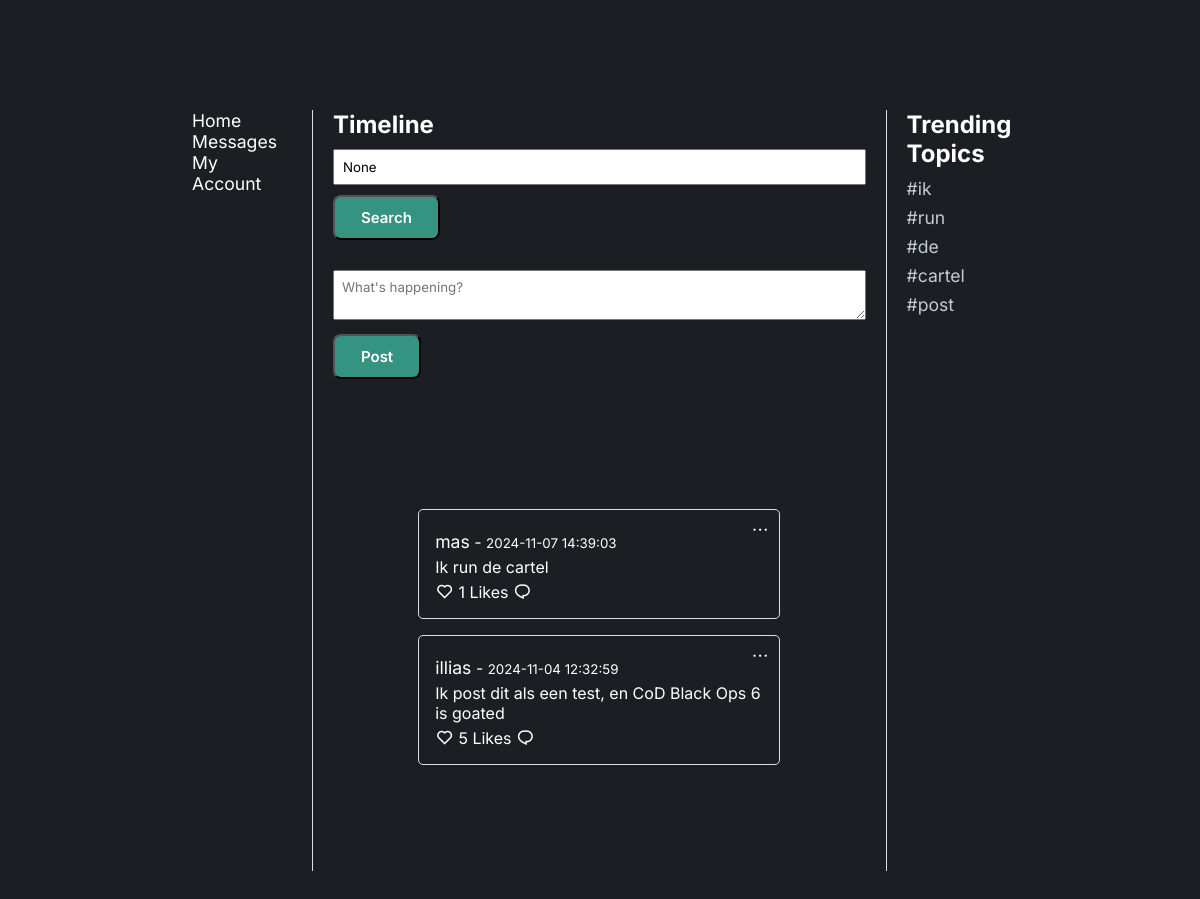
The page /home on the database its author committed.
### app/models.py (models this page shows, shortened)
class Post(db.Model):
    id = db.Column(db.Integer, primary_key=True)
    username = db.Column(db.String(50), nullable=False)
    content = db.Column(db.String(280), nullable=False)
    timestamp = db.Column(db.DateTime, default=datetime.utcnow)
    like_count = db.Column(db.Integer, default=0)
    topics = db.Column(db.String(200))
    comments = db.relationship('Comment', backref='post', cascade="all, delete-orphan")

### app/routes.py (the view)
@main.route('/home')
def home():
    search_query = request.args.get('query')
    if search_query:
        posts = Post.query.filter(
            (Post.username.contains(search_query)) |
            (Post.content.contains(search_query))
        ).order_by(Post.timestamp.desc()).all()
    else:
        posts = Post.query.order_by(Post.timestamp.desc()).all()
    trending_topics = get_trending_topics(posts)
    return render_template('home.html', posts=posts, search_query=search_query, trending_topics=trending_topics)

### app/routes.py (called while the page is built)
def get_trending_topics(posts, num_trends=5):
    words = []
    for post in posts:
        words.extend(post.content.lower().split())
    common_words = Counter(words).most_common(num_trends)
    trending_topics = [word for word, _ in common_words]
    return trending_topics

### app/templates/home.html (shortened to what this page needs)
<!DOCTYPE html>
<html lang="en">
  <head>
    <link rel="stylesheet" href="{{ url_for('static', filename='stylesheet.css') }}" />
    <link href="https://cdn.jsdelivr.net/npm/remixicon@4.3.0/fonts/remixicon.css" rel="stylesheet" />
  </head>
  <body>
    <section>
      <div class="container">
        <div class="main-content">
        <div class="navbar">
          <a href="{{ url_for('main.home') }}" >Home</a>
          <a href="#" >Messages</a>
          <a href="{{ url_for('main.view_account') }}" class="account-link">My Account</a>
        </div>
          <div class="timeline-content">
            <h1>Timeline</h1>
            <form action="{{ url_for('main.home') }}" method="GET">
              <input type="text" name="query" placeholder="Search posts..." value="{{ search_query }}" />
              <button type="submit" class="i-btn">Search</button>
            </form>
            <form action="{{ url_for('main.post') }}" method="POST">
              <textarea name="content" placeholder="What's happening?" maxlength="280" required></textarea>
              <button type="submit" class="i-btn">Post</button>
            </form>
            <section id="posts">
              {% for post in posts %}
              <div class="post">
                <div class="dropdown">
                  <i class="ri-more-line" onclick="toggleOptionsDropdown('{{ post.id }}')"></i>
                </div>
                <p><a href="{{ url_for('main.view_profile', username=post.username) }}" class="post-user">{{ post.username }}</a> - <small>{{ post.timestamp.strftime('%Y-%m-%d %H:%M:%S') }}</small></p>
              <p>{{ post.content }}</p>
                <form action="{{ url_for('main.like_post', post_id=post.id) }}" method="POST" style="display: inline">
                  <button type="submit"><i class="ri-heart-line"></i></button>
                  <span>{{ post.like_count }} Likes</span>
                </form>
                <button id="toggle-btn-{{ post.id }}" onclick="toggleComments('{{ post.id }}')">
                  <i class="ri-chat-1-line" id="comment-icon-{{ post.id }}"></i>
                </button>
              </div>
              {% endfor %}
            </section>
          </div>
          <div class="trending-topics">
            <h2>Trending Topics</h2>
            <ul>
              {% for topic in trending_topics %}
              <li>#{{ topic }}</li>
              {% endfor %}
            </ul>
          </div>
        </div>
    </section>
  </body>
</html>

### app/static/stylesheet.css (style rules this page uses)
* { padding: 0; margin: 0; box-sizing: border-box; font-family: "Inter", sans-serif; text-decoration: none; list-style: none; scroll-behavior: smooth; }
:root { --text-color: #fff; --bg-color: #1b1f24; --secong-bg-color: #22282f; --third-bg-color: #2d343f; --main-color: #359381; --second-color: #c3cad5; --tertiary-color: #93dfd5; --h1-font: 4.5rem; --h2-font: 2.9rem; --p-font: 1rem; }
body { color: var(--text-color); background: var(--bg-color); overflow-x: hidden; }
section { padding: 110px 16% 90px; background: var(--bg-color); }
.i-btn { display: inline-block; cursor: pointer; padding: 11px 26px; background: var(--main-color); color: var(--text-color); border-radius: 8px; font-size: 15px; font-weight: 600; transition: all 0.5s ease; }
.container { display: flex; justify-content: space-between; max-width: 100%; margin: 0 auto; }
.main-content { display: flex; width: 100%; }
.navbar { width: 15%; padding-right: 20px; border-right: 1px solid #ddd; }
.navbar a { display: inline-block; margin-right: 15px; color: var(--text-color); text-decoration: none; font-size: 1.1rem; }
.timeline-content { width: 75%; padding-right: 20px; padding-left: 20px; }
.trending-topics { width: 15%; padding-left: 20px; border-left: 1px solid #ddd; }
.trending-topics h2 { font-size: 1.5em; margin-bottom: 10px; color: var(--text-color); }
.trending-topics ul { list-style-type: none; }
.trending-topics ul li { font-size: 1.1em; color: var(--second-color); margin-bottom: 8px; }
form { margin-bottom: 20px; }
input, textarea { width: 100%; margin: 10px 0; padding: 8px; box-sizing: border-box; }
.post { position: relative; padding: 1rem; margin-bottom: 1rem; border: 1px solid #ddd; border-radius: 5px; }
.post p { margin: 5px 0; }
.post i { font-size: 18px; color: var(--text-color); cursor: pointer; }
.post button { background-color: transparent; color: var(--text-color); border: none; border-radius: 5px; cursor: pointer; }
.post-user { color: var(--text-color); font-size: 1.1rem; }
.dropdown { position: absolute; top: 10px; right: 10px; }

### rows shown on the page
Post: username "mas", timestamp "2024-11-07 14:39:03", content "Ik run de cartel", like_count "1"
Post: username "illias", timestamp "2024-11-04 12:32:59", content "Ik post dit als een test, en CoD Black Ops 6 is goated", like_count "5"

### other values the page prints
{{ topic }} "ik" "run" "de" "cartel" "post"
